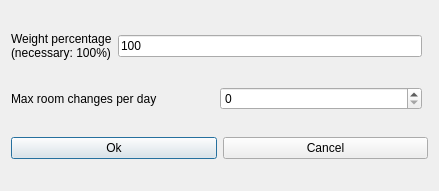
<?xml version="1.0" encoding="UTF-8"?>
<ui version="4.0">
 <class>ModifyConstraintTeachersMaxRoomChangesPerDayForm_template</class>
 <widget class="QDialog" name="ModifyConstraintTeachersMaxRoomChangesPerDayForm_template">
  <property name="geometry">
   <rect>
    <x>0</x>
    <y>0</y>
    <width>439</width>
    <height>191</height>
   </rect>
  </property>
  <property name="windowTitle">
   <string extracomment="This is the title of the dialog to modify a constraint of this type">Modify teachers max room changes per day</string>
  </property>
  <layout class="QGridLayout">
   <item row="0" column="0">
    <layout class="QHBoxLayout">
     <item>
      <widget class="QLabel" name="weightTextLabel">
       <property name="frameShape">
        <enum>QFrame::NoFrame</enum>
       </property>
       <property name="frameShadow">
        <enum>QFrame::Plain</enum>
       </property>
       <property name="text">
        <string>Weight percentage
(necessary: 100%)</string>
       </property>
       <property name="wordWrap">
        <bool>false</bool>
       </property>
      </widget>
     </item>
     <item>
      <widget class="QLineEdit" name="weightLineEdit">
       <property name="text">
        <string notr="true">100</string>
       </property>
      </widget>
     </item>
    </layout>
   </item>
   <item row="2" column="0" colspan="2">
    <layout class="QHBoxLayout">
     <item>
      <widget class="QPushButton" name="okPushButton">
       <property name="text">
        <string>Ok</string>
       </property>
      </widget>
     </item>
     <item>
      <widget class="QPushButton" name="cancelPushButton">
       <property name="text">
        <string>Cancel</string>
       </property>
      </widget>
     </item>
    </layout>
   </item>
   <item row="1" column="0">
    <layout class="QHBoxLayout">
     <item>
      <widget class="QLabel" name="textLabel">
       <property name="text">
        <string>Max room changes per day</string>
       </property>
       <property name="wordWrap">
        <bool>false</bool>
       </property>
      </widget>
     </item>
     <item>
      <widget class="QSpinBox" name="maxChangesSpinBox"/>
     </item>
    </layout>
   </item>
  </layout>
 </widget>
 <layoutdefault spacing="6" margin="11"/>
 <resources/>
 <connections/>
</ui>
